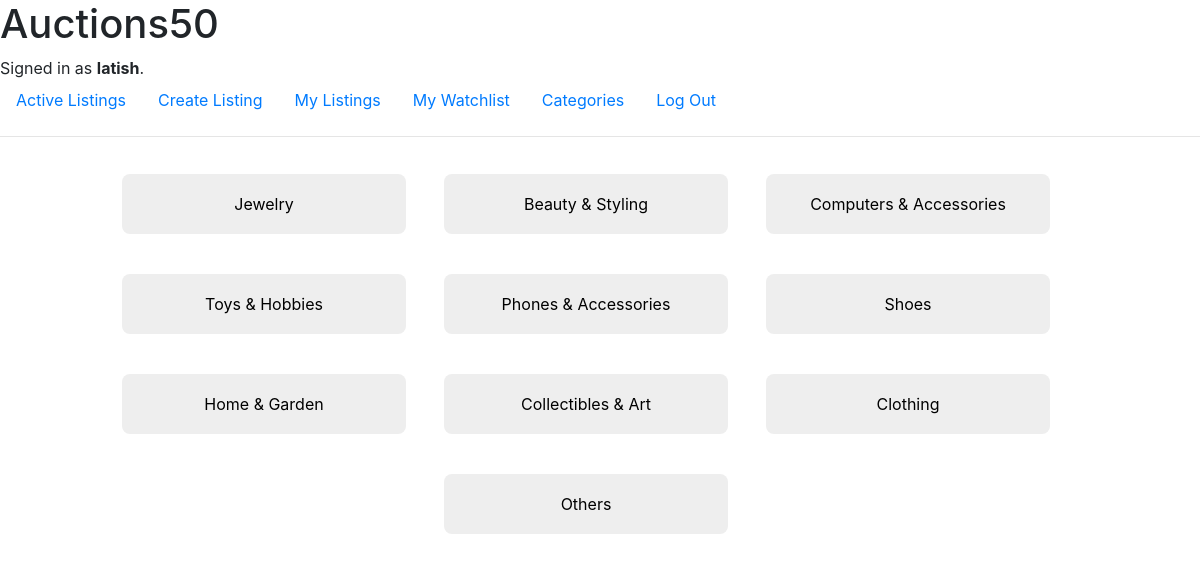
The page /categories (signed in) on the database its author committed.
### auctions/models.py (models this page shows, shortened)
class User(AbstractUser):
    pass

class Category(models.Model):
    category = models.CharField(max_length=30)

### auctions/views.py (the view)
def show_categories(request):
    category_list = Category.objects.filter()
    return render(
        request,
        "auctions/categories.html",
        {
            "categories": category_list,
        },
    )

### auctions/templates/auctions/categories.html (shortened to what this page needs)
{% extends 'auctions/layout.html' %}
{% load static %}
{% load humanize %}
{% block link %}
<link rel="stylesheet" href="{% static 'auctions/listing.css' %}">
{% endblock %}
{% block body %}
<div class="container">
    <div class="row d-flex flex-row d-flex justify-content-center">
        {% for category in categories %}
        <div class="col-sm-2 col-lg-3 category-container">
            <a href="{% url 'show_category_listing' category.id %}">{{category.category}}</a>
        </div>
        {% endfor %}
    </div>
</div>
{% endblock %}

### auctions/templates/auctions/layout.html (shortened to what this page needs)
{% load static %}
<!DOCTYPE html>
<html lang="en">
<head>
    <link rel="stylesheet" href="https://stackpath.bootstrapcdn.com/bootstrap/4.4.1/css/bootstrap.min.css"
>
    <link href="{% static 'auctions/styles.css' %}" rel="stylesheet">
    {% block link %}
    {% endblock %}
</head>
<body>
    <h1>Auctions50</h1>
    <div>
        {% if user.is_authenticated %}
        Signed in as <strong>{{ user.username }}</strong>.
        {% else %}
        Not signed in.
        {% endif %}
    </div>
    <ul class="nav">
        <li class="nav-item">
            <a class="nav-link" href="{% url 'index' %}">Active Listings</a>
        </li>
        {% if user.is_authenticated %}
        <li class="nav-item">
            <a class="nav-link" href="{% url 'create_listing' %}">Create Listing</a>
        </li>
        <li class="nav-item">
            <a class="nav-link" href="{% url 'show_listing' %}">My Listings</a>
        </li>
        <li class="nav-item">
            <a class="nav-link" href="{% url 'show_watchlist' %}">My Watchlist</a>
        </li>
        <li class="nav-item">
            <a class="nav-link" href="{% url 'show_categories' %}">Categories</a>
        </li>
        <li class="nav-item">
            <a class="nav-link" href="{% url 'logout' %}">Log Out</a>
        </li>
        {% endif %}
    </ul>
    <hr>
    {% block body %}
    {% endblock %}
</body>
</html>

### auctions/static/auctions/styles.css (style rules this page uses)
* { margin:1px; padding: 1px; }
.container { margin: 1px; padding: 1px; }

### auctions/static/auctions/listing.css (style rules this page uses)
* { margin: 0px; padding: 0px; }
.category-container { padding: 10px 4px !important; margin: 10px 0px 10px 30px; text-align: center; justify-content: center !important; }
.category-container a { padding: 18px 5px !important; text-align: center; width: 100%; display: inline-block; color: black; background-color: #eee; border-radius: 8px; }

### rows shown on the page
User: username "latish"
Category: category "Jewelry"
Category: category "Beauty & Styling"
Category: category "Computers & Accessories"
Category: category "Toys & Hobbies"
Category: category "Phones & Accessories"
Category: category "Shoes"
Category: category "Home & Garden"
Category: category "Collectibles & Art"
Category: category "Clothing"
Category: category "Others"
